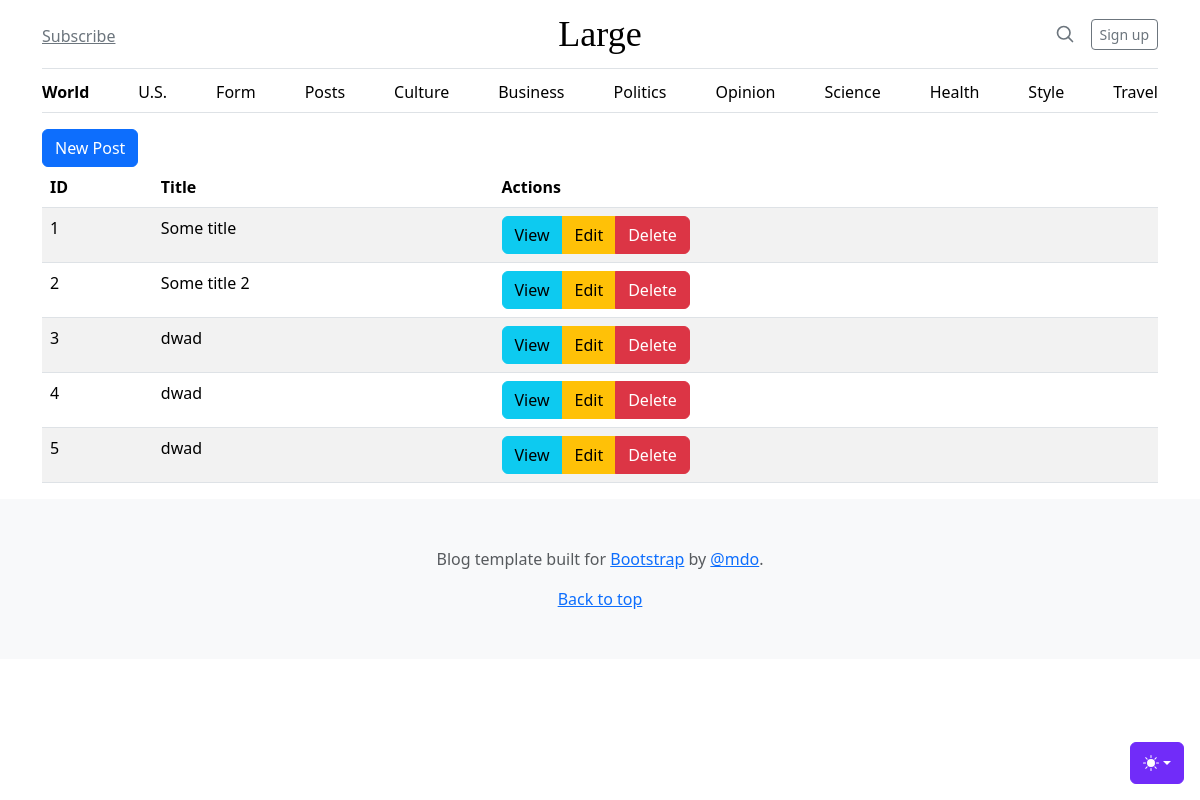
Page /posts on the earlier database version.
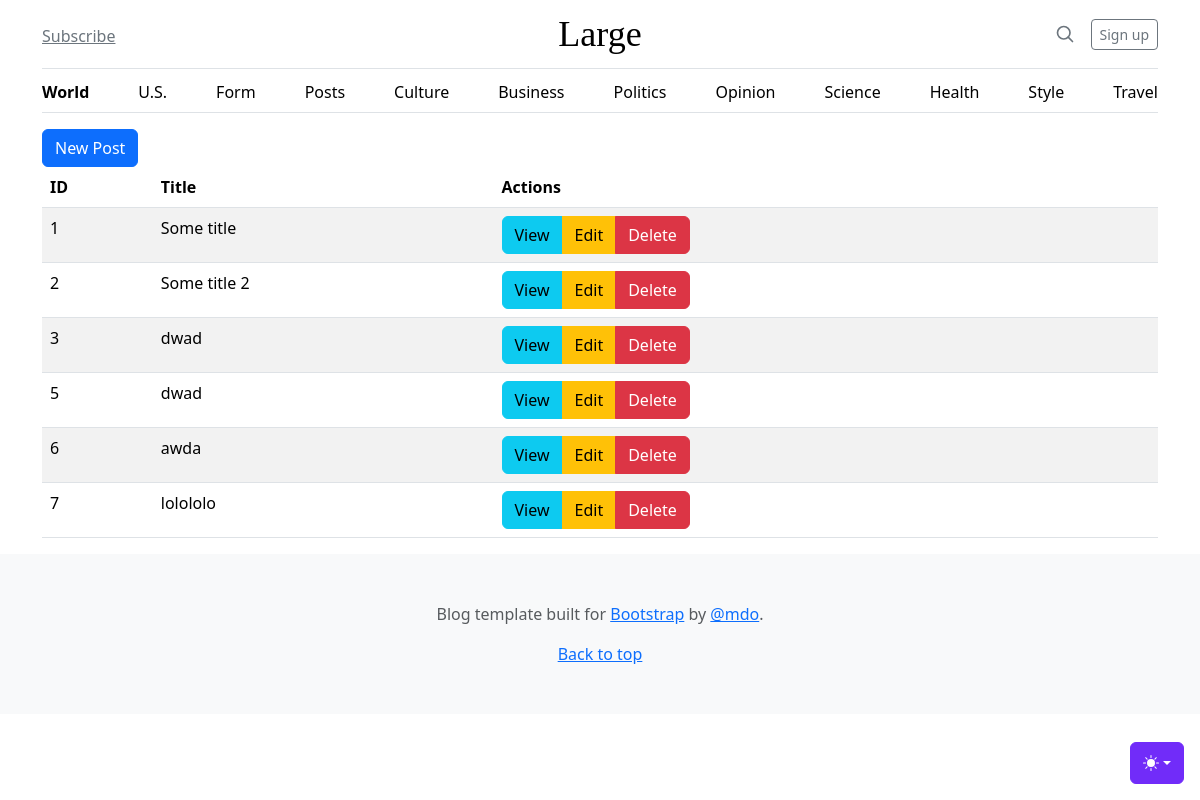
Same page on the later database version.
### tables this page shows
CREATE TABLE posts
(
    id    integer
        constraint posts_pk
            primary key autoincrement,
    title text not null,
    body  text
);

### src/Router.php (called while the page is built, shortened)
<?php
class Router
{
    private static $routes = [];
    private $path;
    private $method;
    public function __construct($path, $method)
    {
        $this->path = parse_url($path, PHP_URL_PATH);
        $this->method = $method;
    }
    public function match()
    {
        foreach (self::$routes as $route) {
            if ($route['path'] === $this->path && $route['method'] === $this->method) {
                return $route;
            }
        }
        return false;
    }
    public static function addRoute($method, $path, $action)
    {
        self::$routes[] = ['method' => $method, 'path' => $path, 'action' => $action];
    }
}

### helpers.php (called while the page is built, shortened)
<?php
function view($viewName, $variables=[]){
    extract($variables);
    include __DIR__ . "/views/$viewName.php";
}

### src/Controllers/PostsController.php (called while the page is built, shortened)
<?php
class PostsController
{
    public function index()
    {
        $posts = Post::all();
        view('posts/index', compact('posts'));
    }
}

### src/DB.php (called while the page is built, shortened)
<?php
class DB
{
    private $conn;
    public function __construct()
    {
        try {
            $this->conn = new PDO("sqlite:db.sqlite");
            $this->conn->setAttribute(PDO::ATTR_ERRMODE, PDO::ERRMODE_EXCEPTION);
        } catch (PDOException $e) {
            echo "Connection failed: " . $e->getMessage();
        }
    }
    public function all($table, $class)
    {
        $stmt = $this->conn->prepare("SELECT * FROM $table");
        $stmt->execute();
        $stmt->setFetchMode(PDO::FETCH_CLASS, $class);
        return $stmt->fetchAll();
    }
}

### src/Models/Model.php (called while the page is built, shortened)
<?php
abstract class Model
{
    public static $table;
    public static function all(){
        $db = new DB();
        return $db->all(static::$table, static::class);
    }
}

### views/posts/index.php (the view)
<?php include __DIR__ . '/../partials/header.php'; ?>
<main class="container">
    <a class="btn btn-primary" href="/posts/create">New Post</a>
    <table class="table table-striped table-hover">
        <thead>
            <th>ID</th>
            <th>Title</th>
            <th>Actions</th>
        </thead>
        <tbody>
            <?php foreach ($posts as $post): ?>
                <tr>
                    <td><?= $post->id ?></td>
                    <td><?= $post->title ?></td>
                    <td>
                        <div class="btn-group" role="group" aria-label="Basic example">
                            <a class="btn btn-info" href="/posts/view?id=<?=$post->id?>">View</a>
                            <a class="btn btn-warning" href="/posts/edit?id=<?=$post->id?>">Edit</a>
                            <a class="btn btn-danger" href="/posts/delete?id=<?=$post->id?>">Delete</a>
                        </div>
                    </td>
                </tr>
            <?php endforeach; ?>
        </tbody>
    </table>
</main>
<?php include __DIR__ . '/../partials/footer.php'; ?>

### public/index.php (shortened to what this page needs)
<?php
spl_autoload_register(function ($class) {
    $class = substr($class, 4);
});
require __DIR__ . '/../helpers.php';
$router = new App\Router($_SERVER['REQUEST_URI'], $_SERVER['REQUEST_METHOD']);
$match = $router->match();
if ($match) {
    if (is_callable($match['action'])) {
        call_user_func($match['action']);
    } else if (is_array($match['action'])) {
        $controller = new $class();
        $method = $match['action'][1];
        $controller->$method();
    } else {
        echo '<img scr="https://http.cat/404>"';
    }
}

### views/partials/header.php (shortened to what this page needs)
<!doctype html>
<html lang="en" data-bs-theme="auto">
  <head>
    <link href="/assets/dist/css/bootstrap.min.css" rel="stylesheet" />
    <link href="blog.css" rel="stylesheet" />
  </head>
  <body>
<?php include __DIR__ . '/nav.php'; ?>
<?php include __DIR__ . '/theme-selector.php'; ?>

### views/partials/nav.php (shortened to what this page needs)
<div class="container">
  <header class="border-bottom lh-1 py-3">
    <div class="row flex-nowrap justify-content-between align-items-center">
      <div class="col-4 pt-1">
        <a class="link-secondary" href="#">Subscribe</a>
      </div>
      <div class="col-4 text-center">
        <a
          class="blog-header-logo text-body-emphasis text-decoration-none"
          href="#"
          >Large</a
        >
      </div>
      <div class="col-4 d-flex justify-content-end align-items-center">
        <a class="link-secondary" href="#" aria-label="Search">
          <svg
            xmlns="http://www.w3.org/2000/svg"
            width="20"
            height="20"
            fill="none"
            stroke="currentColor"
            stroke-linecap="round"
            stroke-linejoin="round"
            stroke-width="2"
            class="mx-3"
            role="img"
            viewBox="0 0 24 24"
          >
            <title>Search</title>
            <circle cx="10.5" cy="10.5" r="7.5"></circle>
            <path d="M21 21l-5.2-5.2"></path>
          </svg>
        </a>
        <a class="btn btn-sm btn-outline-secondary" href="#">Sign up</a>
      </div>
    </div>
  </header>
  <div class="nav-scroller py-1 mb-3 border-bottom">
    <nav class="nav nav-underline justify-content-between">
      <a class="nav-item nav-link link-body-emphasis active" href="/"
        >World</a
      >
      <a class="nav-item nav-link link-body-emphasis" href="/us">U.S.</a>
      <a class="nav-item nav-link link-body-emphasis" href="/form">Form</a>
      <a class="nav-item nav-link link-body-emphasis" href="/posts">Posts</a>
      <a class="nav-item nav-link link-body-emphasis" href="#">Culture</a>
      <a class="nav-item nav-link link-body-emphasis" href="#">Business</a>
      <a class="nav-item nav-link link-body-emphasis" href="#">Politics</a>
      <a class="nav-item nav-link link-body-emphasis" href="#">Opinion</a>
      <a class="nav-item nav-link link-body-emphasis" href="#">Science</a>
      <a class="nav-item nav-link link-body-emphasis" href="#">Health</a>
      <a class="nav-item nav-link link-body-emphasis" href="#">Style</a>
      <a class="nav-item nav-link link-body-emphasis" href="#">Travel</a>
    </nav>
  </div>
</div>

### views/partials/theme-selector.php (shortened to what this page needs)
<div
  class="dropdown position-fixed bottom-0 end-0 mb-3 me-3 bd-mode-toggle"
>
  <button
    class="btn btn-bd-primary py-2 dropdown-toggle d-flex align-items-center"
    id="bd-theme"
    type="button"
    aria-expanded="false"
    data-bs-toggle="dropdown"
    aria-label="Toggle theme (auto)"
  >
    <svg class="bi my-1 theme-icon-active" aria-hidden="true">
      <use href="#circle-half"></use>
    </svg>
  </button>
</div>

### views/partials/footer.php (shortened to what this page needs)
    <footer class="py-5 text-center text-body-secondary bg-body-tertiary">
      <p>
        Blog template built for
        <a href="https://getbootstrap.com/">Bootstrap</a> by
        <a href="https://x.com/mdo">@mdo</a>.
      </p>
      <p class="mb-0"><a href="#">Back to top</a></p>
    </footer>
  </body>
</html>

### public/blog.css (style rules this page uses)
.blog-header-logo { font-family: "Playfair Display", Georgia, "Times New Roman", serif ; font-size: 2.25rem; }
.bi { vertical-align: -0.125em; fill: currentColor; }
.nav-scroller { position: relative; z-index: 2; height: 2.75rem; overflow-y: hidden; }
.nav-scroller .nav { display: flex; flex-wrap: nowrap; padding-bottom: 1rem; margin-top: -1px; overflow-x: auto; text-align: center; white-space: nowrap; -webkit-overflow-scrolling: touch; }
.btn-bd-primary { --bd-violet-bg: #712cf9; --bd-violet-rgb: 112.520718, 44.062154, 249.437846; --bs-btn-font-weight: 600; --bs-btn-color: var(--bs-white); --bs-btn-bg: var(--bd-violet-bg); --bs-btn-border-color: var(--bd-violet-bg); --bs-btn-hover-color: var(--bs-white); --bs-btn-hover-bg: #6528e0; --bs-btn-hover-border-color: #6528e0; --bs-btn-focus-shadow-rgb: var(--bd-violet-rgb); --bs-btn-active-color: var(--bs-btn-hover-color); --bs-btn-active-bg: #5a23c8; --bs-btn-active-border-color: #5a23c8; }
.bd-mode-toggle { z-index: 1500; }
.bd-mode-toggle .bi { width: 1em; height: 1em; }

Differences in the rows shown:
removed posts: id "4", title "dwad"
added posts: id "6", title "awda"
added posts: id "7", title "lolololo"
